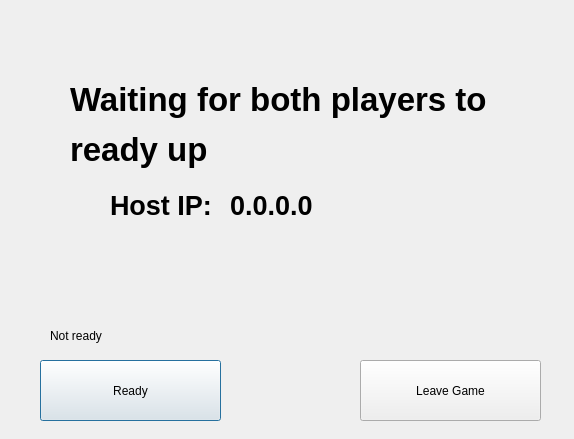
<?xml version="1.0" encoding="UTF-8"?>
<ui version="4.0">
 <class>GameJoined</class>
 <widget class="QDialog" name="GameJoined">
  <property name="geometry">
   <rect>
    <x>0</x>
    <y>0</y>
    <width>574</width>
    <height>439</height>
   </rect>
  </property>
  <property name="windowTitle">
   <string>Join Game</string>
  </property>
  <widget class="QLabel" name="statusLabel">
   <property name="geometry">
    <rect>
     <x>70</x>
     <y>60</y>
     <width>471</width>
     <height>131</height>
    </rect>
   </property>
   <property name="font">
    <font>
     <pointsize>25</pointsize>
     <bold>true</bold>
    </font>
   </property>
   <property name="text">
    <string>&lt;html&gt;&lt;head/&gt;&lt;body&gt;&lt;p&gt;Waiting for both players to&lt;/p&gt;&lt;p&gt;ready up&lt;/p&gt;&lt;/body&gt;&lt;/html&gt;</string>
   </property>
  </widget>
  <widget class="QLabel" name="hostIP">
   <property name="geometry">
    <rect>
     <x>110</x>
     <y>140</y>
     <width>131</width>
     <height>131</height>
    </rect>
   </property>
   <property name="font">
    <font>
     <pointsize>20</pointsize>
     <bold>true</bold>
    </font>
   </property>
   <property name="text">
    <string>Host IP:</string>
   </property>
  </widget>
  <widget class="QLabel" name="readyLabel">
   <property name="geometry">
    <rect>
     <x>50</x>
     <y>320</y>
     <width>201</width>
     <height>31</height>
    </rect>
   </property>
   <property name="text">
    <string>Not ready</string>
   </property>
  </widget>
  <widget class="QPushButton" name="readyButton">
   <property name="geometry">
    <rect>
     <x>40</x>
     <y>360</y>
     <width>181</width>
     <height>61</height>
    </rect>
   </property>
   <property name="text">
    <string>Ready</string>
   </property>
  </widget>
  <widget class="QLabel" name="IPLabel">
   <property name="geometry">
    <rect>
     <x>230</x>
     <y>140</y>
     <width>311</width>
     <height>131</height>
    </rect>
   </property>
   <property name="font">
    <font>
     <pointsize>20</pointsize>
     <bold>true</bold>
    </font>
   </property>
   <property name="text">
    <string>0.0.0.0</string>
   </property>
  </widget>
  <widget class="QPushButton" name="leaveGameButton">
   <property name="geometry">
    <rect>
     <x>360</x>
     <y>360</y>
     <width>181</width>
     <height>61</height>
    </rect>
   </property>
   <property name="text">
    <string>Leave Game</string>
   </property>
  </widget>
 </widget>
 <resources/>
 <connections/>
</ui>
